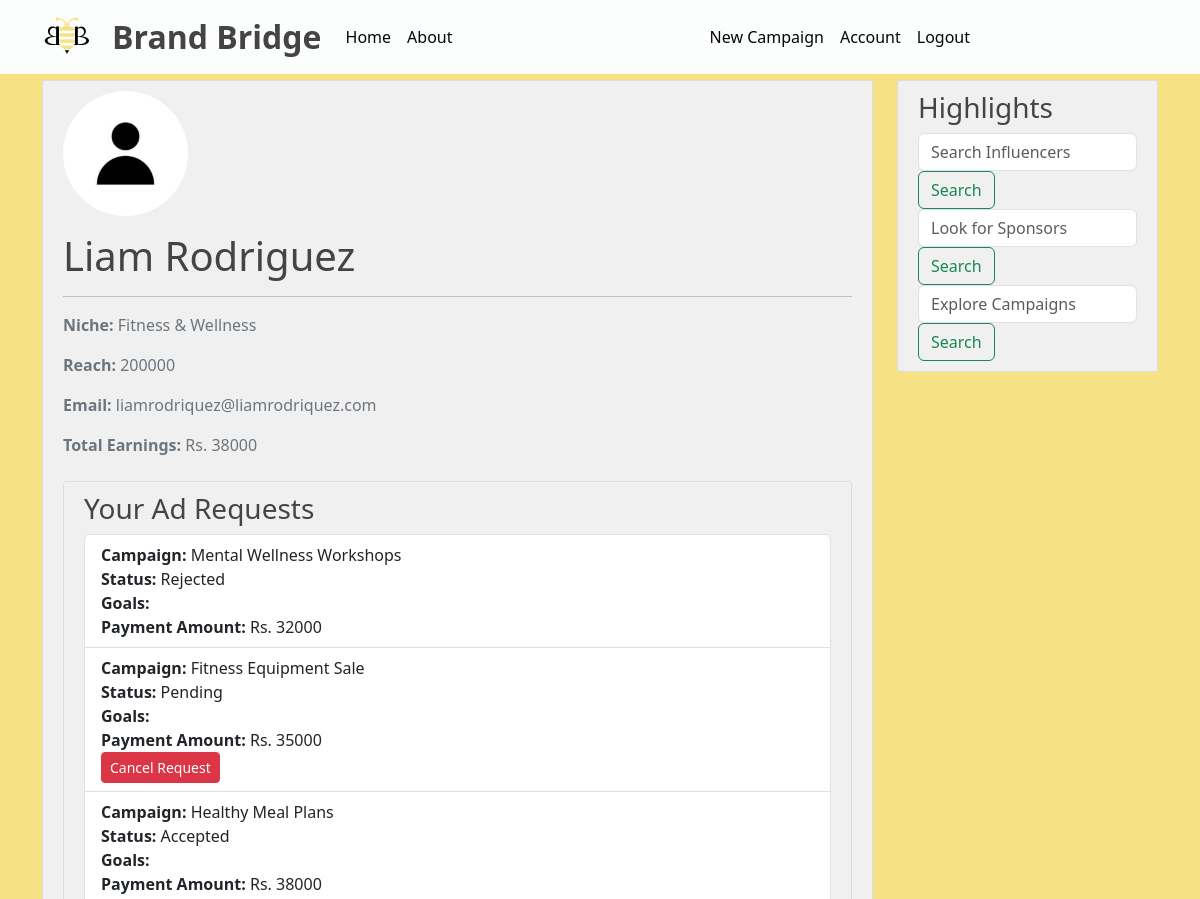
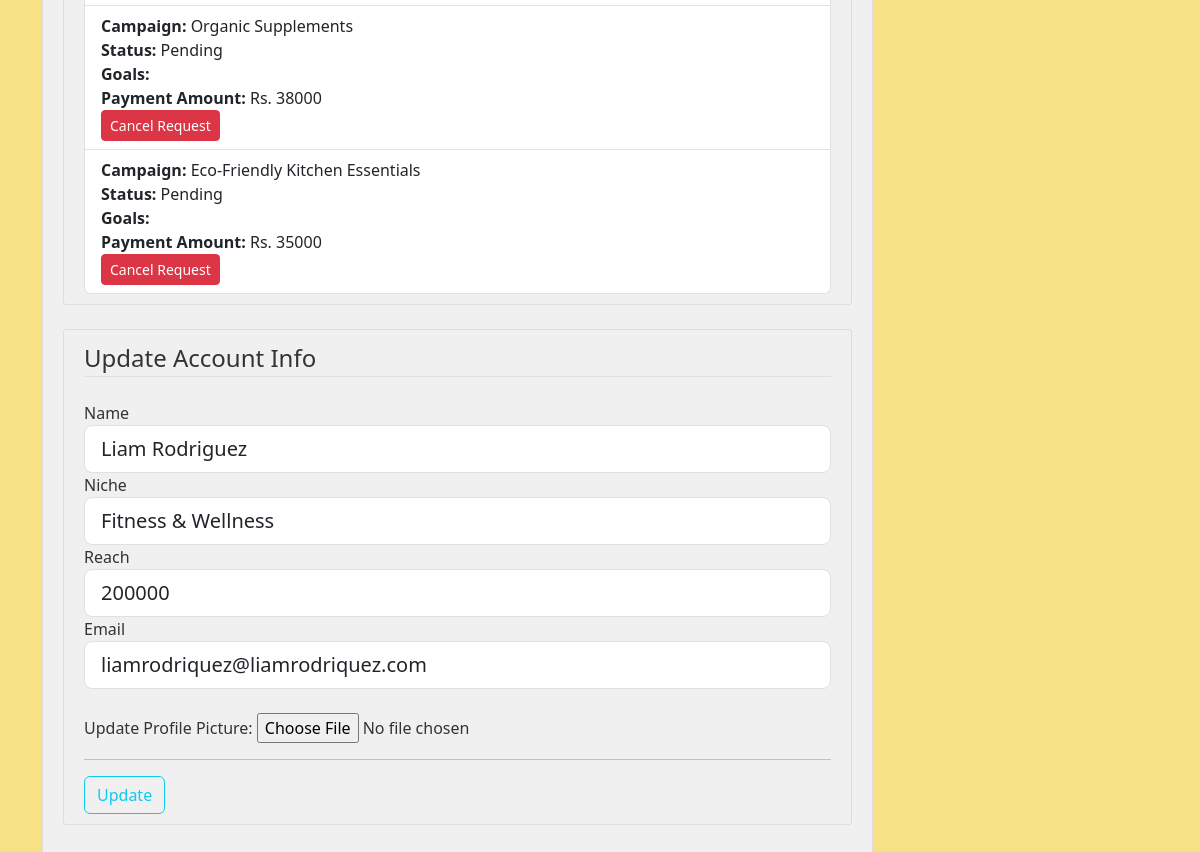
The page /account (signed in) on the database its author committed (2 pictures, top to bottom).
### BrandBridge/models.py (models this page shows, shortened)
class Influencer(db.Model, UserMixin):
    id = db.Column(db.Integer, primary_key=True)
    email = db.Column(db.String(120), unique=True, nullable=False)
    name = db.Column(db.String(40), nullable=False)
    niche = db.Column(db.String(40), nullable=False)
    reach = db.Column(db.Integer, nullable=False)  # e.g., number of followers
    image_file = db.Column(db.String(20), nullable=False, default='default.jpg')
    password = db.Column(db.String(60), nullable=False)
    ad_requests = db.relationship('AdRequest', backref='influencer', lazy=True)
    def is_sponsor(self):
        return False
    def is_influencer(self):
        return True

class AdRequest(db.Model):
    id = db.Column(db.Integer, primary_key=True)
    campaign_id = db.Column(db.Integer, db.ForeignKey('campaign.id'), nullable=False)
    influencer_id = db.Column(db.Integer, db.ForeignKey('influencer.id'), nullable=False)
    messages = db.Column(db.Text, nullable=True)
    requirements = db.Column(db.Text, nullable=False, default='None')
    payment_amount = db.Column(db.Integer, nullable=False)
    status = db.Column(db.String(10), nullable=False, default='Pending')  # 'Pending', 'Accepted', 'Rejected'

class Campaign(db.Model):
    id = db.Column(db.Integer, primary_key=True)
    title = db.Column(db.String(100), nullable=False)
    desc = db.Column(db.Text, nullable=False)
    date_posted = db.Column(db.DateTime, nullable=False, default=lambda: datetime.now(timezone("Asia/Kolkata")))
    start_date = db.Column(db.DateTime, nullable=False)
    end_date = db.Column(db.DateTime, nullable=False)
    budget = db.Column(db.String(15), nullable=False)
    goals = db.Column(db.Text, nullable=False)
    sponsor_id = db.Column(db.Integer, db.ForeignKey('sponsor.id'), nullable=False)
    ad_requests = db.relationship('AdRequest', backref='campaign', lazy=True)

### BrandBridge/routes.py (the view)
@app.route('/account', methods=['GET', 'POST'])
@login_required
def account():
    if current_user.is_sponsor():
        form = UpdateAccountFormSponsor()
        if form.validate_on_submit():
            if form.picture.data:
                picture_file = save_picture(form.picture.data)
                current_user.image_file = picture_file
            current_user.company_name = form.company_name.data
            current_user.industry = form.industry.data
            current_user.budget = form.budget.data
            current_user.email = form.email.data
            db.session.commit()
            flash('Your account has been updated!', 'success')
            return redirect(url_for('account'))
        elif request.method == 'GET':
            form.company_name.data = current_user.company_name
            form.industry.data = current_user.industry
            form.budget.data = current_user.budget
            form.email.data = current_user.email
        image_file = url_for('static', filename='profile_pics/' + current_user.image_file)
        campaigns = Campaign.query.filter_by(sponsor_id=current_user.id).all()
        ad_requests = AdRequest.query.filter(AdRequest.campaign_id.in_([c.id for c in campaigns])).all()
        return render_template('account.html', title='Account', image_file=image_file, form=form, ad_requests=ad_requests)
    elif current_user.is_influencer():
        form = UpdateAccountFormInfluencer()
        if form.validate_on_submit():
            if form.picture.data:
                picture_file = save_picture(form.picture.data)
                current_user.image_file = picture_file
            current_user.name = form.name.data
            current_user.email = form.email.data
            current_user.niche = form.niche.data
            current_user.reach = form.reach.data
            db.session.commit()
            flash('Your account has been updated!', 'success')
            return redirect(url_for('account'))
        elif request.method == 'GET':
            form.name.data = current_user.name
            form.email.data = current_user.email
            form.niche.data = current_user.niche
            form.reach.data = current_user.reach
        image_file = url_for('static', filename='profile_pics/' + current_user.image_file)
        ad_requests = AdRequest.query.filter_by(influencer_id=current_user.id).all()
        total_earnings = sum(ad_request.payment_amount for ad_request in ad_requests if ad_request.status == 'Accepted')
        return render_template('account.html', title='Account', image_file=image_file, form=form, ad_requests=ad_requests, total_earnings=total_earnings)
    else:
        flash('Unauthorized access.', 'danger')
        return redirect(url_for('home'))

### BrandBridge/forms.py (shortened to what this page needs)
class UpdateAccountFormInfluencer(FlaskForm):
    name = StringField("Name",
                           validators=[DataRequired(), Length(min=2, max=40)])
    email = StringField("Email",
                        validators=[DataRequired(), Email()])
    niche = StringField("Niche",
                           validators=[DataRequired(), Length(min=2, max=100)])
    reach = StringField("Reach",
                           validators=[DataRequired(), Length(min=1, max=15)])
    picture = FileField('Update Profile Picture: ', validators=[FileAllowed(['jpg','png'])])
    submit = SubmitField('Update')

### BrandBridge/models.py (called while the page is built)
@login_manager.user_loader
def load_user(user_id):
    who = session.get('who')
    if who=='sponsor':
        return Sponsor.query.get(int(user_id))
    elif who=='influencer':
        return Influencer.query.get(int(user_id))

### BrandBridge/templates/account.html (shortened to what this page needs)
{% extends "layout.html" %}
{% block content %}
<div class="content-section">
    <div class="media">
        <img class="rounded-circle account-img" src="{{ image_file }}">
        <div class="media-body">
            {% if current_user.is_sponsor() %}
                <h2 class="account-heading">{{ current_user.company_name }}</h2>
                <hr>
                <p class="text-secondary"><b>Industry: </b>{{ current_user.industry }}</p>
                <p class="text-secondary"><b>Budget: </b>{{ current_user.budget }}</p>
                <p class="text-secondary"><b>Email: </b>{{ current_user.email }}</p>
            {% elif current_user.is_influencer() %}
                <h2 class="account-heading">{{ current_user.name }}</h2>
                <hr>
                <p class="text-secondary"><b>Niche: </b>{{ current_user.niche }}</p>
                <p class="text-secondary"><b>Reach: </b>{{ current_user.reach }}</p>
                <p class="text-secondary"><b>Email: </b>{{ current_user.email }}</p>
                <p class="text-secondary"><b>Total Earnings: </b>Rs. {{ total_earnings }}</p>
            {% endif %}
        </div>
    </div>
    {% if current_user.is_influencer() %}
    <div class="content-section mt-4">
        <h3>Your Ad Requests</h3>
        {% if ad_requests %}
            <ul class="list-group">
                {% for ad_request in ad_requests %}
                    <li class="list-group-item">
                        <strong>Campaign:</strong> {{ ad_request.campaign.title }} <br>
                        <strong>Status:</strong> {{ ad_request.status }} <br>
                        <strong>Goals:</strong> {{ ad_request.goals }} <br>
                        <strong>Payment Amount:</strong> Rs. {{ ad_request.payment_amount }} <br>
                        {% if ad_request.status == 'Pending' %}
                            <form action="{{ url_for('cancel_ad_request', ad_request_id=ad_request.id) }}" method="POST" class="d-inline">
                                <input type="submit" class="btn btn-danger btn-sm" value="Cancel Request">
                            </form>
                        {% endif %}
                    </li>
                {% endfor %}
            </ul>
        {% else %}
            <p>You have no ad requests.</p>
        {% endif %}
    </div>
    {% endif %}
    <div class="content-section mt-4">
        <form method="POST" enctype="multipart/form-data">
            <fieldset class="form-group">
                <legend class="border-bottom mb-4">Update Account Info</legend>
                {% if current_user.is_sponsor() %}
                <div class="form-group">
                    {{ form.company_name.label(class="form-control-label") }}
                    {% if form.company_name.errors %}
                        {{ form.company_name(class="form-control form-control-lg is-invalid") }}
                        <div class="invalid-feedback">
                            {% for error in form.company_name.errors %}
                                <span>{{ error }}</span>
                            {% endfor %}
                        </div>
                    {% else %}
                        {{ form.company_name(class="form-control form-control-lg") }}
                    {% endif %}
                </div>
                <div class="form-group">
                    {{ form.industry.label(class="form-control-label") }}
                    {% if form.industry.errors %}
                        {{ form.industry(class="form-control form-control-lg is-invalid") }}
                        <div class="invalid-feedback">
                            {% for error in form.industry.errors %}
                                <span>{{ error }}</span>
                            {% endfor %}
                        </div>
                    {% else %}
                        {{ form.industry(class="form-control form-control-lg") }}
                    {% endif %}
                </div>
                <div class="form-group">
                    {{ form.budget.label(class="form-control-label") }}
                    {% if form.budget.errors %}
                        {{ form.budget(class="form-control form-control-lg is-invalid") }}
                        <div class="invalid-feedback">
                            {% for error in form.budget.errors %}
                                <span>{{ error }}</span>
                            {% endfor %}
                        </div>
                    {% else %}
                        {{ form.budget(class="form-control form-control-lg") }}
                    {% endif %}
                </div>
                {% elif current_user.is_influencer() %}
                <div class="form-group">
                    {{ form.name.label(class="form-control-label") }}
                    {% if form.name.errors %}
                        {{ form.name(class="form-control form-control-lg is-invalid") }}
                        <div class="invalid-feedback">
                            {% for error in form.name.errors %}
                                <span>{{ error }}</span>
                            {% endfor %}
                        </div>
                    {% else %}
                        {{ form.name(class="form-control form-control-lg") }}
                    {% endif %}
                </div>
                <div class="form-group">
                    {{ form.niche.label(class="form-control-label") }}
                    {% if form.niche.errors %}
                        {{ form.niche(class="form-control form-control-lg is-invalid") }}
                        <div class="invalid-feedback">
                            {% for error in form.niche.errors %}
                                <span>{{ error }}</span>
                            {% endfor %}
                        </div>
                    {% else %}
                        {{ form.niche(class="form-control form-control-lg") }}
                    {% endif %}
                </div>
                <div class="form-group">
                    {{ form.reach.label(class="form-control-label") }}
                    {% if form.reach.errors %}
                        {{ form.reach(class="form-control form-control-lg is-invalid") }}
                        <div class="invalid-feedback">
                            {% for error in form.reach.errors %}
                                <span>{{ error }}</span>
                            {% endfor %}
                        </div>
                    {% else %}
                        {{ form.reach(class="form-control form-control-lg") }}
                    {% endif %}
                </div>
                {% endif %}
                <div class="form-group">
                    {{ form.email.label(class="form-control-label") }}
                    {% if form.email.errors %}
                        {{ form.email(class="form-control form-control-lg is-invalid") }}
                        <div class="invalid-feedback">
                            {% for error in form.email.errors %}
                                <span>{{ error }}</span>
                            {% endfor %}
                        </div>
                    {% else %}
                        {{ form.email(class="form-control form-control-lg") }}
                    {% endif %}
                </div>
                <br>
                <div class="form-group">
                    {{ form.picture.label() }}
                    {{ form.picture(class="form-control-file") }}
                </div>
            </fieldset>
            <hr>
            <div class="form-group">
                {{ form.submit(class="btn btn-outline-info") }}
            </div>
        </form>
    </div>
</div>
{% endblock %}

### BrandBridge/static/main.css (style rules this page uses)
body { background: #f7e185; color: #333333; margin-top: 5rem; }
h1, h2, h3, h4, h5, h6 { color: #444444; }
.content-section { background: #f0f0f0; padding: 10px 20px; border: 1px solid #dddddd; border-radius: 3px; margin-bottom: 20px; }
.account-img { height: 125px; width: 125px; margin-right: 20px; margin-bottom: 16px; }
.account-heading { font-size: 2.5rem; }

### rows shown on the page
Influencer: name "Liam Rodriguez", niche "Fitness & Wellness", reach "200000", email "liamrodriquez@liamrodriquez.com"
AdRequest: campaign "Mental Wellness Workshops", status "Rejected", payment_amount "32000"
AdRequest: campaign "Fitness Equipment Sale", status "Pending", payment_amount "35000"
AdRequest: campaign "Healthy Meal Plans", status "Accepted", payment_amount "38000"
AdRequest: campaign "Organic Supplements", status "Pending", payment_amount "38000"
AdRequest: campaign "Eco-Friendly Kitchen Essentials", status "Pending", payment_amount "35000"

### other values the page prints
{{ total_earnings }} "38000"
